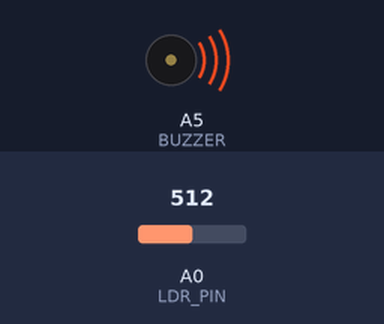
This sketch was run on a simulated Arduino Uno, built with avr-gcc and run on an emulated ATmega328P. On the bench: buzzer (waves = sounding). The inputs (shaded band) are chosen by the test bench; at power-on: A0 (LDR_PIN) = 512. What the sketch prints to the serial monitor is not drawn.

Above: at 0.1 s.
Timing chart, 0 to 1.6 s (numbered marks = the images above):
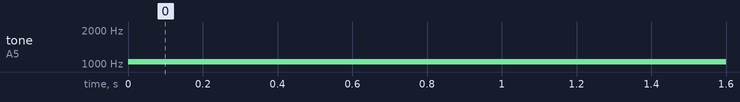

Measured:
- by itself, tone on A5 (BUZZER): silent → 1050 Hz at 0.00 s

The sketch:

Adim4_Cevap_S01.ino
```cpp
/*
  ================================================================
   S01  -  IŞIK THEREMİNİ  ·  GÖREV CEVAPLARI
  ================================================================
   Kullanım: GOREV sayısını 1-3 arasında değiştir ve yükle.
   Devre:    Ders devresinin aynısı. Kabloya dokunma.

   Görev 1 - Ters theremin: map'in son iki sayısı yer değiştirdi.
             Karanlık = ince ses, aydınlık = kalın ses.
   Görev 2 - Gece alarmı: ışık ESIK'in altına düşünce öter,
             yoksa susar. ESIK'i sınıfına göre ayarla:
             Seri Monitör'de elin açıkken ve LDR'yi kapatınca
             gördüğün iki sayının ortasını yaz.
   Görev 3 - Notalı theremin: ışık 5 parçaya bölünür, her parça
             bir nota. 1023 / 205 = 4, yani sira hiçbir zaman 5 olmaz.
  ================================================================
*/

const int GOREV = 1;      // <-- 1, 2 ya da 3

const int LDR_PIN = A0;
const int BUZZER  = A5;

const int ESIK = 400;                            // Görev 2: sınıfına göre ayarla
const int NOTA[5] = {262, 294, 330, 349, 392};   // Görev 3: Do Re Mi Fa Sol

void setup() {
  Serial.begin(9600);
}

void loop() {
  int isik = analogRead(LDR_PIN);
  Serial.println(isik);

  if (GOREV == 1) {
    int ses = map(isik, 0, 1023, 2000, 100);    // 100 ile 2000 yer değiştirdi
    tone(BUZZER, ses);
  }

  if (GOREV == 2) {
    if (isik < ESIK) {
      tone(BUZZER, 1000);                       // karanlık: alarm
    } else {
      noTone(BUZZER);                           // aydınlık: sessiz
    }
  }

  if (GOREV == 3) {
    int sira = isik / 205;                      // 0, 1, 2, 3 ya da 4
    tone(BUZZER, NOTA[sira]);
  }

  delay(10);
}
```
